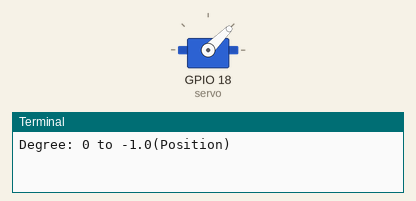
Recording of a program running on a simulated Raspberry Pi (BCM pin numbers). On the bench: servo, the last lines printed to the terminal. Servo angles are drawn from the pulse width (0.5 ms = 0°, 2.5 ms = 180°). At 5.0 s the program stops and its outputs stay as they are.

Above: at 0.1 s.
At 1.1 s:
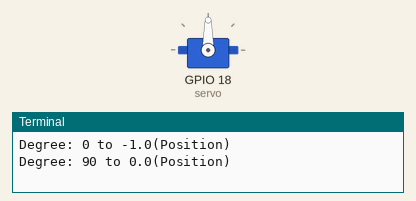
At 2.1 s:
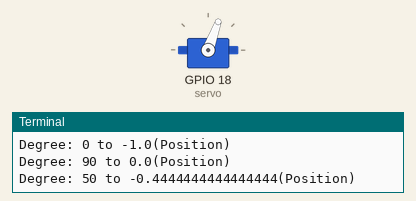
At 4.1 s:
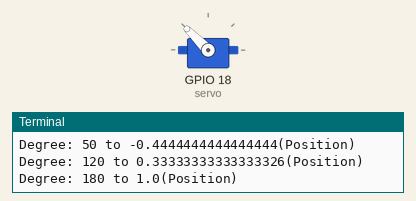
Timing chart, 0 to 5.6 s (numbered marks = the images above):
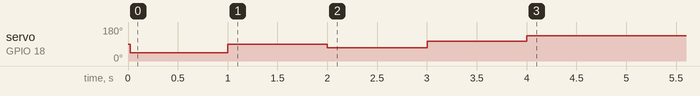

The program:

pusher.py
```python
from gpiozero import Servo
from time import sleep

# 서보 핀 설정
servoPin = 18

# Servo 객체 생성, gpiozero의 Servo는 -1에서 1까지 값을 사용 (0은 중앙)
servo = Servo(servoPin)

def setServoPos(degree):
    # 각도는 180도를 넘을 수 없다.
    if degree > 180:
        degree = 180

    # 각도(degree)를 -1에서 1 사이의 값으로 변경한다.
    position = (degree / 180.0) * 2 - 1
    # 위치 값 출력
    print(f"Degree: {degree} to {position}(Position)")

    # 변경된 위치 값을 서보에 적용
    servo.value = position

if __name__ == "__main__":
    # 서보 0도에 위치
    setServoPos(0)
    sleep(1) # 1초 대기
    # 90도에 위치
    setServoPos(90)
    sleep(1)
    # 50도..
    setServoPos(50)
    sleep(1)

    # 120도..
    setServoPos(120)
    sleep(1)

    # 180도에 위치
    setServoPos(180)
    sleep(1)

    # 서보 중립 위치로 설정
    servo.value = None
```

Measured:
- by itself, servo on GPIO 18 (servo): 90° → 45° at 0.02 s, → 90° 0.98 s later, → 70° 1.0 s later, → 105° 1.0 s later, … (5 changes in this stretch)
